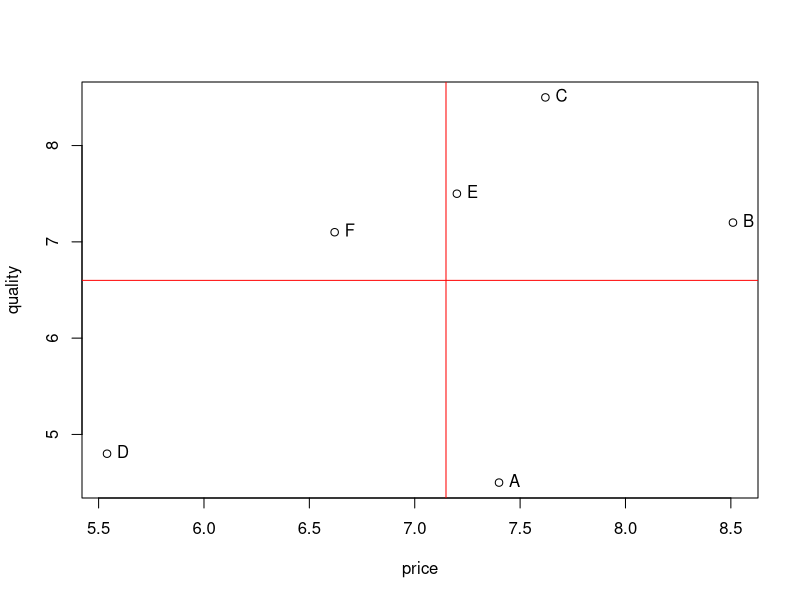
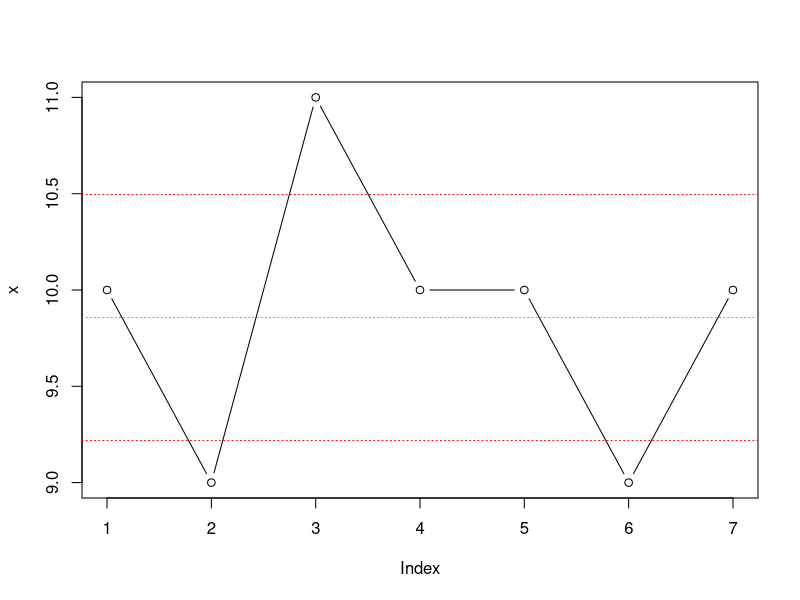

Generate these figures, in order, with R:
# ============================================================
# Exercise 2: BCG matrix and confidence interval
# Theory: https://senzorika.github.io/SaIT/theory_EN/exercise02.html
# ============================================================

# Modified BCG matrix in sensory analysis
# =============================================================
# definition of the basic variables for the chart

product <- c("A", "B", "C", "D", "E", "F")
price <- c(7.40, 8.51, 7.62, 5.54, 7.20, 6.62)
quality <- c(4.5, 7.2, 8.5, 4.8, 7.5, 7.1)
results <- data.frame(product, price, quality)

# mean price and mean quality
mean(price)
mean(quality)

# draw the chart including the split of the area into quadrants

plot(price, quality)
abline(v = mean(price), col = "red")
abline(h = mean(quality), col = "red")
text(price, quality, product, pos = 4)

# Confidence interval in sensory analysis
# =====================================================
# taste scores from 7 assessors
x <- c(10, 9, 11, 10, 10, 9, 10)

# number of elements of the vector (number of assessors n)
length(x)

# number of distinct values (categories) of the vector
length(unique(x))

# 95% confidence interval (for small n we use the t-distribution instead of 1.96)
delta <- (sd(x) / sqrt(length(x))) * qt(0.975, df = length(x) - 1)
ci <- c(mean(x) - delta, mean(x) + delta)

# plot of the confidence interval
plot(x, type = "b")
abline(h = mean(x), col = "green", lty = 3)
abline(h = mean(x) - delta, col = "red", lty = 3)
abline(h = mean(x) + delta, col = "red", lty = 3)
